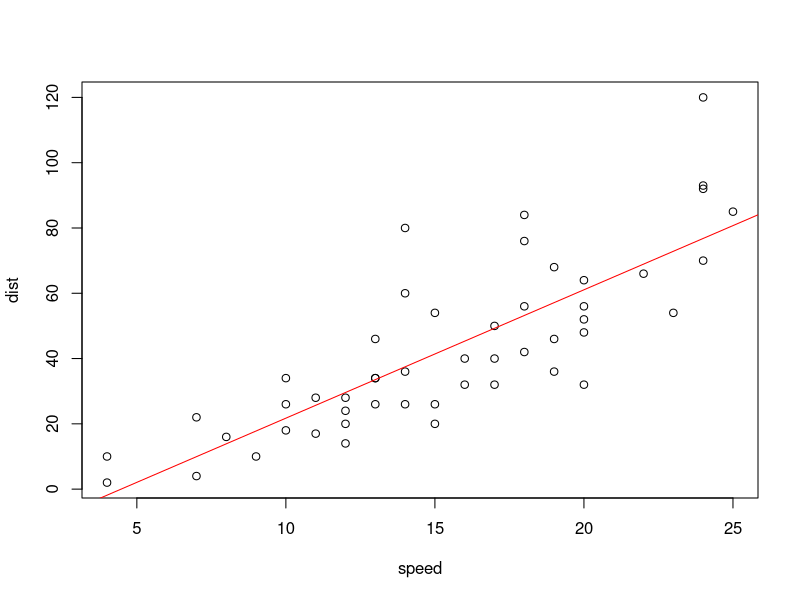
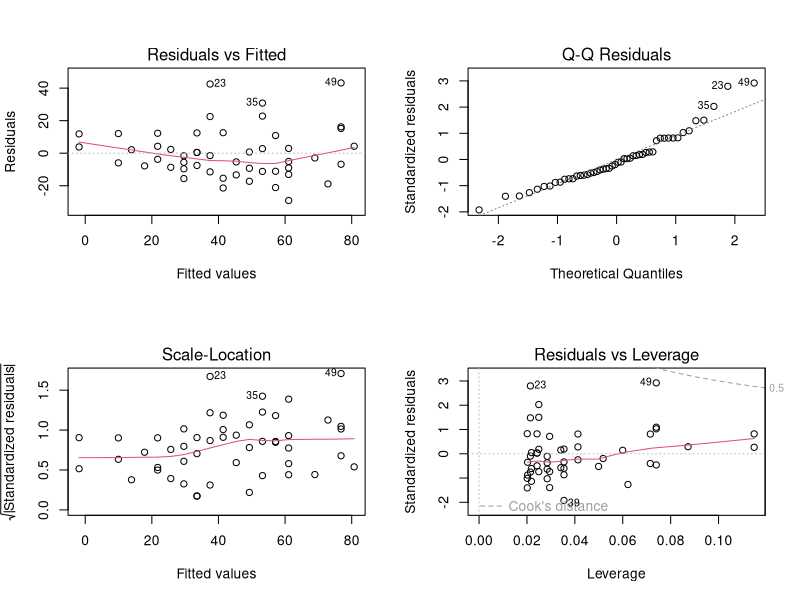
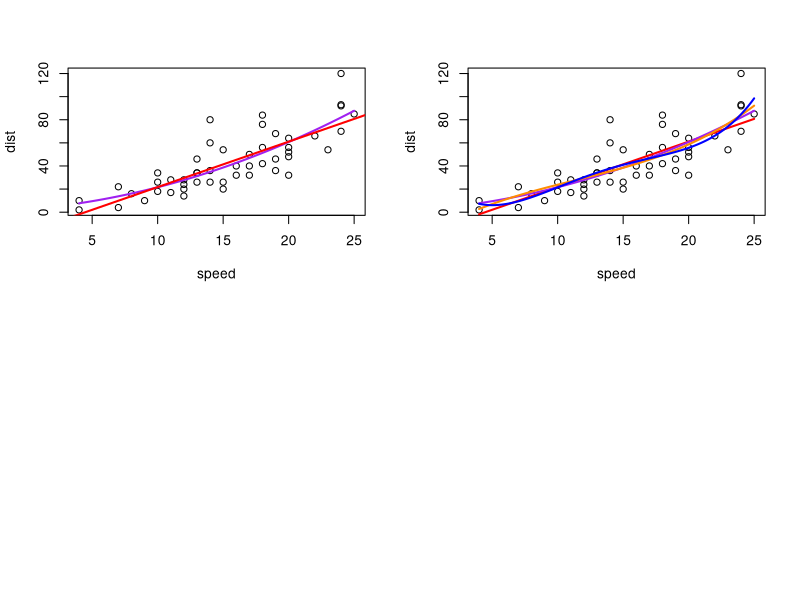

These figures' R source, in order:
# 단순 선행회귀의 적용
# Cars 데이터
str(cars)
plot(cars)
car_model = lm(dist ~ speed, data = cars)
coef(car_model)
# 회귀식= dist = 3.9324 * speed - 17.5791
abline(car_model, col='red')

summary(car_model)
par(mfrow=c(2,2))
plot(car_model)

# 속도 21.5, 제동거리는?
nx1 <- data.frame(speed=c(21.5))
predict(car_model, nx1)

# 고차식(polyonmial) 적용하면 어떻게 될까?
lm2 <- lm(dist~poly(speed,2), data = cars)
plot(cars)
x <- seq(4, 25, length.out=211) #length.out = 몇개로 나눌것이냐
head(x)
y <- predict(lm2, data.frame(speed=x))
lines(x,y,col='purple',lwd=2)
abline(car_model, col='red',lwd=2)

summary(lm2)
summary(car_model)

# cars 1차식부터 4차식까지
x <- seq(4, 25, length.out=211)
colors <- c('red', 'purple', 'darkorange', 'blue')
plot(cars)
for (i in 1:4) {
  m <- lm(dist~poly(speed, i), data = cars)
  assign(paste('m',i,sep='.'),m)
  y <- predict(m, data.frame(speed=x))
  lines(x,y,col=colors[i], lwd=2)
}

# 분산 분석(anova)
anova(m.1, m.2, m.3, m.4)
